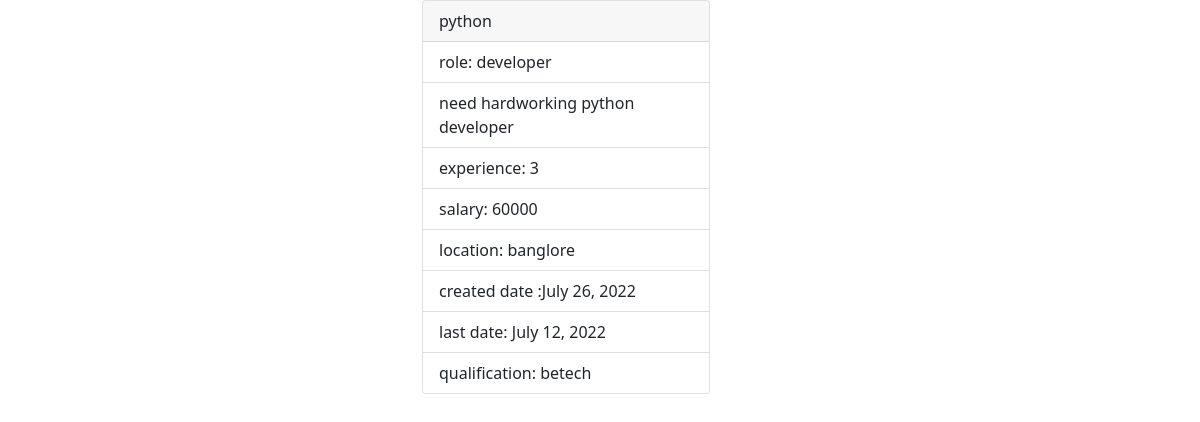
The app's page /user/employer/jobs/details/5 with its own data.
### employers/models.py (models this page shows, shortened)
class Jobs(models.Model):
    posted_by=models.ForeignKey(User,on_delete=models.CASCADE,related_name='company')
    job_title=models.CharField(max_length=120)
    job_description=models.TextField()
    role=models.CharField(max_length=120)
    experience=models.PositiveIntegerField(default=0)
    salary=models.PositiveIntegerField()
    location=models.CharField(max_length=120)
    created_date=models.DateField(auto_now_add=True)
    last_date=models.DateField(null=True)
    qualification=models.CharField(max_length=120,null=True)

### employers/views.py (the view)
# urls.py: path('jobs/details/<int:id>',views.JobDetailView.as_view(),name='emp-jobdetails'),
class JobDetailView(DetailView):
    model = Jobs
    template_name = 'emp-jobdetailsaa.html'
    context_object_name = 'details'
    pk_url_kwarg = 'id'

### employers/templates/emp-jobdetailsaa.html (shortened to what this page needs)
<!DOCTYPE html>
<html lang="en">
<head>
    <link href="https://cdn.jsdelivr.net/npm/bootstrap@5.1.3/dist/css/bootstrap.min.css" rel="stylesheet">
</head>
<body>
<div class="container">
    <div class="row">
        <div class="col-4"></div>
        <div class="col-4">
            <div class="card" style="width: 18rem;">
  <div class="card-header">
      {{details.job_title}}
  </div>
  <ul class="list-group list-group-flush">
    <li class="list-group-item">role: {{details.role}}</li>
<li class="list-group-item">{{details.job_description}}</li>
      <li class="list-group-item">experience: {{details.experience}}</li>
      <li class="list-group-item">salary: {{details.salary}}</li>
      <li class="list-group-item">location: {{details.location}}</li>
      <li class="list-group-item">created date :{{details.created_date}}</li>
      <li class="list-group-item">last date: {{details.last_date}}</li>
      <li class="list-group-item">qualification: {{details.qualification}}</li>
  </ul>
</div>
        </div>
        <div class="col-4"></div>
    </div>
</div>
</body>
</html>

### records on screen
Jobs: job_title "python", role "developer", job_description "need hardworking python developer", experience "3", salary "60000", location "banglore", created_date "July 26, 2022", last_date "July 12, 2022", qualification "betech"
